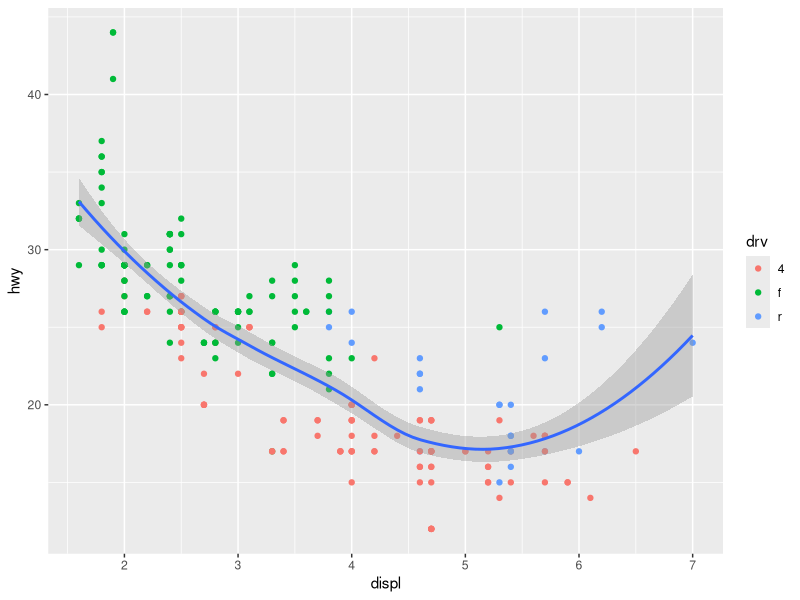
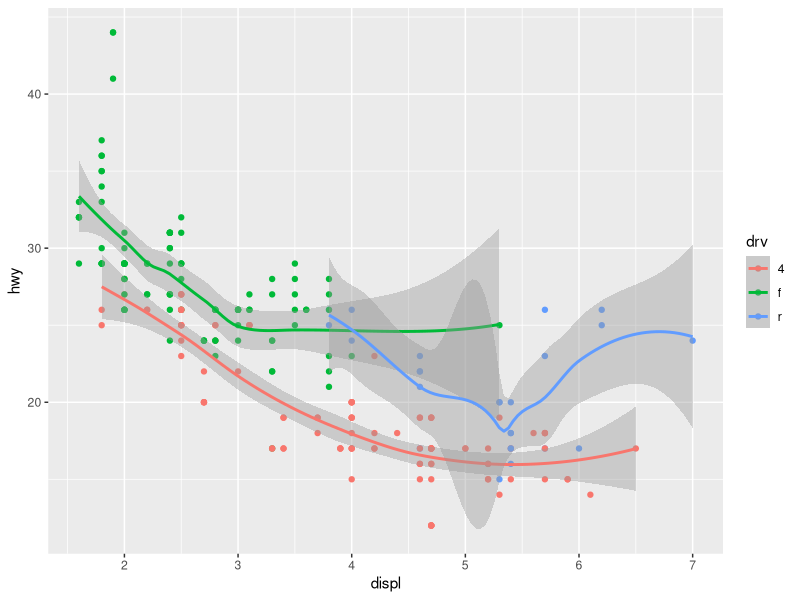
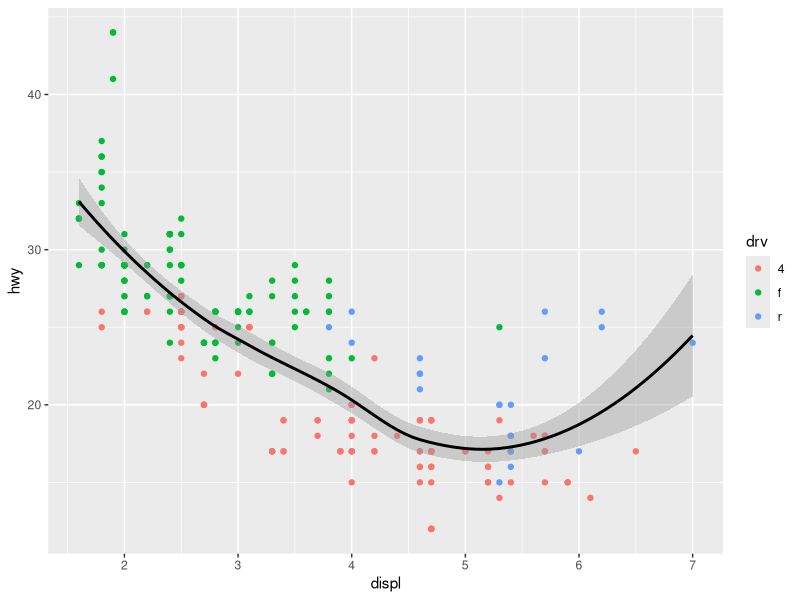
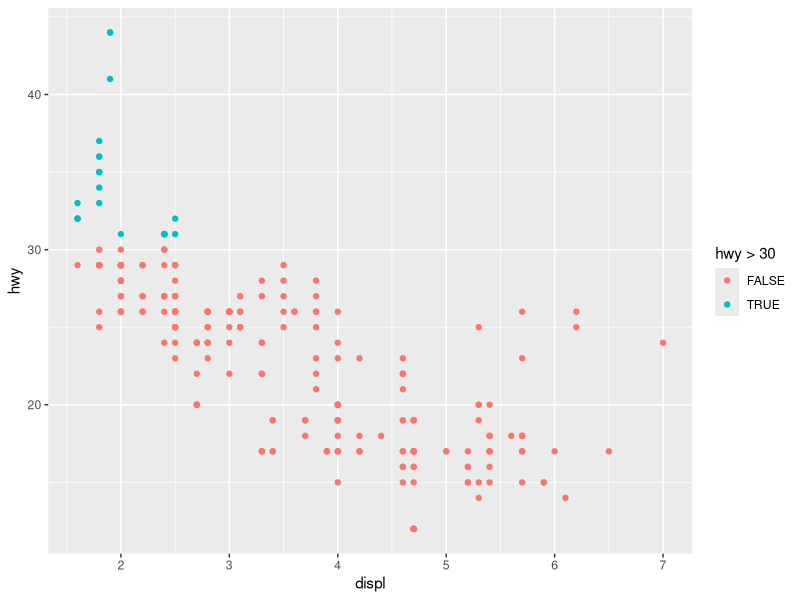
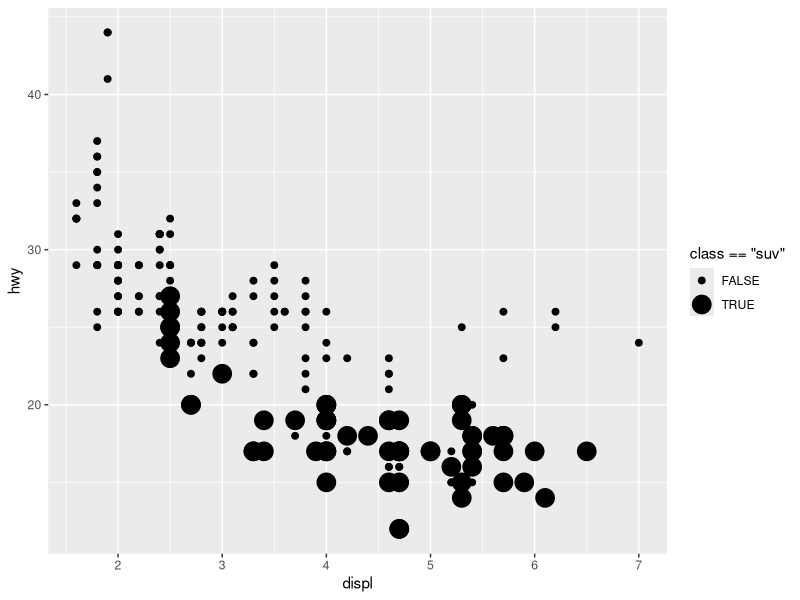
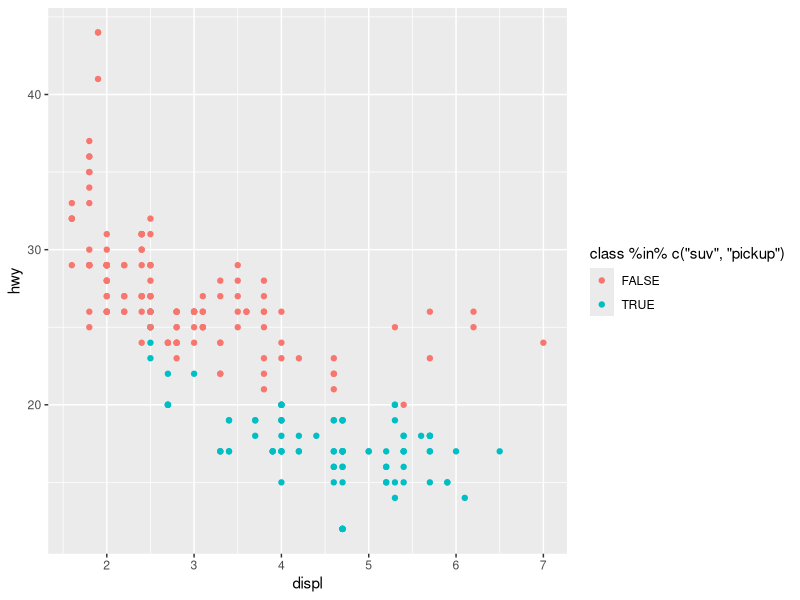
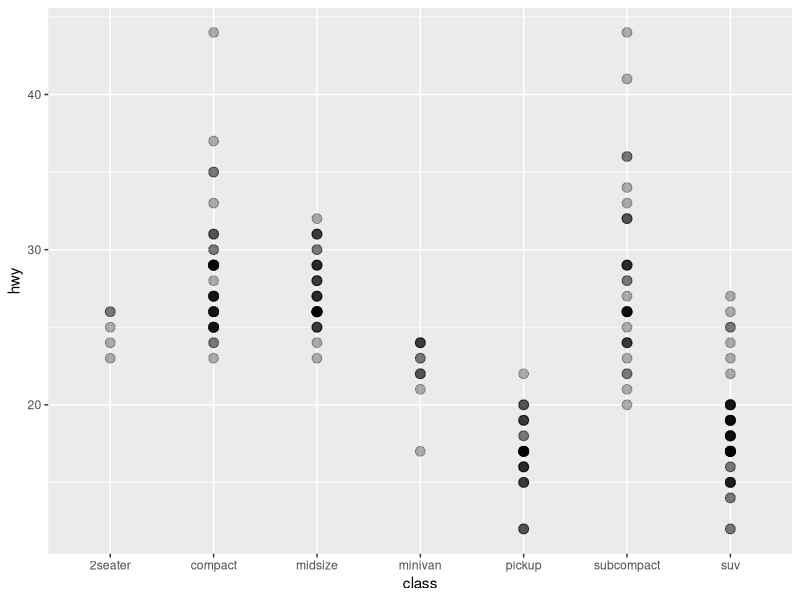
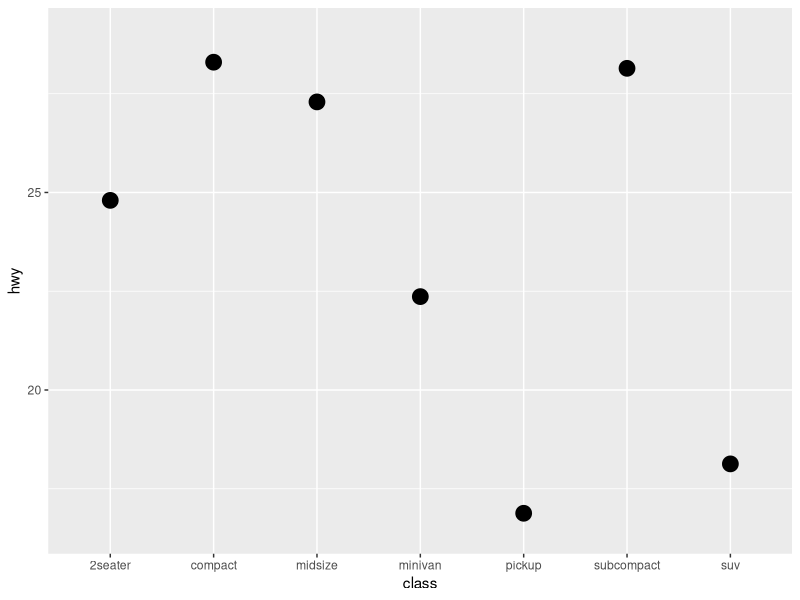

Generate these figures, in order, with R:
## ---- chunk 1
library(ggplot2)

# local
ggplot(mpg, aes(x = displ, y = hwy)) +
  geom_point(aes(color = drv)) +
  geom_smooth()

# global
ggplot(mpg, aes(
  x = displ, y = hwy,
  color = drv
)) +
  geom_point() +
  geom_smooth()

# overwrite
ggplot(mpg, aes(
  x = displ, y = hwy,
  color = drv
)) +
  geom_point() +
  geom_smooth(color = "black")
## ---- chunk 2
# numeric
ggplot(mpg, aes(x = displ, y = hwy)) +
  geom_point(
    aes(color = hwy > 30)
  )

# categorical
ggplot(mpg, aes(x = displ, y = hwy)) +
  geom_point(
    aes(size = class == "suv")
  )

# multiple values
ggplot(mpg, aes(x = displ, y = hwy)) +
  geom_point(
    aes(color = class %in% c("suv", "pickup"))
  )
## ---- chunk 3
# default stat
ggplot(mpg, aes(x = class, y = hwy)) +
  geom_point(
    alpha = .3, size = 3,
    # default: draw data as it is
    stat = "identity"
  )

# custom stat
ggplot(mpg, aes(x = class, y = hwy)) +
  geom_point(
    size = 5,
    # custom: first calculate summary (mean by default)
    stat = "summary"
  )
## ---- chunk 4
# geom approach
ggplot(mpg, aes(y = class)) +
  geom_bar(
    # default transformation:
    # calculate counts per group
    stat = "count"
  )

# stat approach
ggplot(mpg, aes(y = class)) +
  stat_count(
    # default geometry:
    # draw a bar per group
    geom = "bar",
    # these arguments are ignored until
    # you change the geom to point
    shape = "🚗",
    size = 10
  )
## ---- chunk 5
ggplot(mpg, aes(x = class, y = hwy)) +
  stat_summary()
## ---- chunk 6
# mean on top of a boxplot
ggplot(mpg, aes(x = class, y = hwy)) +
  geom_boxplot() +
  stat_summary(
    geom = "point",
    size = 4,
    shape = 23,
    color = "#00978A",
    fill = "#88EBDD",
    stroke = 1.2
  )

# after_stat to access value after calculation
ggplot(mpg, aes(x = class, y = hwy)) +
  geom_hline(yintercept = 20, color = "gray60") +
  geom_boxplot() +
  stat_summary(
    fun = mean,
    geom = "point",
    size = 4,
    shape = 23,
    aes(fill = after_stat(y) > 20),
    stroke = 1.2
  )
## ---- chunk 7
# mean_sdl() is a handy helper that draws mean ± SD intervals — but by default, it shows mean ± 2 × SD. To change that, we have to use the fun.args argument.
ggplot(mpg, aes(x = class, y = hwy)) +
  stat_summary(
    fun.data = mean_sdl,
    fun.args = list(mult = 1)
  )

# Alternatively, you can pass your own functions — it's a bit more intimidating maybe, but actually not that difficult. This is how you calculate mean ± SD manually.
ggplot(mpg, aes(x = class, y = hwy)) +
  stat_summary(
    fun = mean,
    fun.max = function(y) mean(y) + sd(y),
    fun.min = function(y) mean(y) - sd(y)
  )
## ---- chunk 8
ggplot(mpg, aes(x = class, y = hwy)) +
  stat_summary(
    geom = "errorbar",
    fun.max = function(y) mean(y) + sd(y),
    fun.min = function(y) mean(y) - sd(y),
    width = .3
  ) +
  stat_summary(
    geom = "point",
    fun = mean,
    size = 2
  ) +
  stat_summary(
    geom = "text",
    fun = mean,
    aes(label = after_stat(round(y, 1))),
    hjust = -0.3
  )
## ---- chunk 9
ggplot(mpg, aes(x = class, y = hwy)) +
  geom_boxplot() +
  stat_summary(
    geom = "point",
    size = 4,
    color = "red",
    shape = 1,
    stroke = 2
  ) +
  stat_summary(
    fun = min,
    geom = "point",
    shape = 17, # triangle
    size = 3,
    color = "#00978A"
  ) +
  stat_summary(
    fun = max,
    geom = "point",
    shape = 15, # square
    size = 3,
    color = "#00978A"
  )
## ---- chunk 10
df <- data.frame(
  year = rep(factor(2018:2024), times = 5),
  scoops = c(180, 190, 160, 175, 200, 210, 195, 70, 75, 60, 65, 70, 78, 73, 40, 50, 45, 48, 60, 66, 58, 120, 140, 130, 185, 160, 175, 230, 80, 95, 85, 88, 110, 120, 105),
  flavor = rep(c("Classic Vanilla", "Chocolate", "Mango Sorbet", "Special Flavor", "Strawberry"), each = 7)
)

ggplot(df, aes(x = flavor, y = scoops)) +
  stat_summary(
    aes(color = flavor),
    geom = "point",
    fun = mean,
    shape = 4,
    stroke = 4,
    size = 6
  ) +
  geom_point(
    aes(fill = flavor),
    shape = 21, size = 3, alpha = 0.5
  ) +
  theme_minimal() +
  # this removes all legends
  theme(legend.position = "none")
## ---- chunk 11
set.seed(42)
df <- data.frame(
  subject = sample(c("Math", "Science", "History", "English"), size = 60, replace = TRUE),
  grade = sample(c("A", "B", "C", "D"), size = 60, replace = TRUE),
  n = sample(1:10, size = 60, replace = TRUE) # students in each exam
)

ggplot(df, aes(x = grade, y = subject, z = n)) +
  stat_summary_2d(
    fun = sum,
    color = "white",
    linewidth = 0.6
  )
## ---- chunk 12
# discrete
ggplot(msleep, aes(x = vore, y = sleep_rem)) +
  geom_boxplot() +
  scale_x_discrete(
    # change axis title
    name = "Diet",
    # overwrite labels on x-axis
    labels = c("carni" = "Carnivore", "herbi" = "Herbivore", "insecti" = "Insectivore", "omni" = "Omnivore"),
    # reorder categories
    limits = c("herbi", "omni", "carni", "insecti"),
    # remove unknown group
    na.translate = FALSE,
    # place on the top of the panel
    position = "top"
  )

# continuous
ggplot(msleep, aes(x = vore, y = sleep_rem)) +
  geom_boxplot() +
  scale_y_continuous(
    # change axis title
    name = "Hours of REM sleep",
    # adjust limits (may filter data!)
    limits = c(NA, 3),
    # control padding on bottom and top
    expand = expansion(add = c(.2, .5)),
    # set tick marks
    breaks = c(0, 0.75, 1, 1.25, 1.5, 1.75, 2, 2.25, 3), # custom steps
    # breaks = seq(0, 3, by = 0.5), # regular steps
    # add an additional axis on the right
    sec.axis = dup_axis()
  )
## ---- chunk 13
# discrete
ggplot(msleep, aes(x = sleep_total, y = sleep_rem)) +
  geom_point(aes(fill = vore, shape = vore), size = 4) +
  scale_fill_discrete(
    # change legend title
    name = "Diet:",
    # apply custom fill colors
    type = c("#d13760", "#00978a", "#663e8e", "#c69612"),
    # overwrite labels in legend
    labels = c("carni" = "Carnivore", "herbi" = "Herbivore", "insecti" = "Insectivore", "omni" = "Omnivore")
  ) +
  # scale_shape() is the default but to set
  # custom shapes, we need scale_shape_manual()
  scale_shape_manual(
    # change legend title
    name = "Diet:",
    # apply custom shapes
    values = 21:24, na.value = 4,
    # overwrite labels in legend
    labels = c("carni" = "Carnivore", "herbi" = "Herbivore", "insecti" = "Insectivore", "omni" = "Omnivore")
  )

# continuous
ggplot(msleep, aes(x = sleep_total, y = sleep_rem)) +
  geom_point(aes(fill = awake, size = awake), shape = 21) +
  scale_fill_continuous(
    # change legend title
    name = "Hours awake:",
    # apply a different (in-built) palette
    type = "viridis", direction = -1,
    # change color for NA category
    na.value = "grey70",
    # add this to merge the 2 legends type
    # guide = guide_legend()
    # set legend steps
    breaks = 1:4*5
  ) +
  scale_size(
    # change legend title
    name = "Hours awake:",
    # adjust bubble sizes
    range = c(1, 4)
  )
## ---- chunk 14
ggplot(msleep, aes(x = sleep_total, y = sleep_rem)) +
  geom_point(aes(fill = awake, size = awake), shape = 21) +
  scale_fill_binned(
    # change legend title
    name = "Hours awake:",
    # apply a different (in-built) palette
    type = "viridis", direction = -1,
    # change guide to merge legend
    guide = guide_bins()
  ) +
  scale_size_binned(
    # change legend title
    name = "Hours awake:",
    # adjust bubble sizes
    range = c(1, 4)
  )
## ---- chunk 15
set.seed(123)
x <- (1:10)*100
dat <- data.frame(x = x, y = rnorm(100, 1000, 250) * x)

ggplot(dat, aes(x = x, y = y)) +
  geom_point() +
  stat_smooth(method = "lm") +
  # apply log transformation to x axis
  scale_x_log10() +
  # revert y axis
  scale_y_reverse()
## ---- chunk 16
ggplot(mpg, aes(x = factor(year), y = hwy)) +
  geom_boxplot(aes(fill = drv)) +
  scale_fill_brewer(
    palette = "Set2",
    name = "Drive train"
  )
## ---- chunk 17
df <- data.frame(x = 0:10, y = -5:5)

ggplot(df, aes(x, y, fill = y)) +
  geom_col(color = "grey30") +
  scale_fill_gradient2(
    low = "#d13760",
    mid = "white",
    high = "#663e8e",
    midpoint = 0,
    name = "Deviance"
  ) +
  geom_hline(yintercept = 0, color = "grey30")
## ---- chunk 18
library(palmerpenguins) # make penguins data available

# Define label positions and text
position <- data.frame(
  x = c(34, 50, 57),
  y = c(20, 13, 19),
  label = c("Adelie", "Gentoo", "Chinstrap")
)

ggplot(penguins, aes(x = bill_length_mm, y = bill_depth_mm, color = species)) +
  geom_point(aes(size = body_mass_g), alpha = 0.7) +
  geom_text(
    data = position,
    aes(x = x, y = y, label = label, color = label),
    size = 6, fontface = "bold"
  ) +
  scale_color_discrete(guide = "none")
## ---- chunk 19
# Temperature data in Celsius (Barcelona, 2024)
temp_barcelona <- data.frame(
  month = 1:12,
  temp_avg = c(8.3, 9.4, 11.7, 13.3, 16.7, 21.1, 23.9, 24.4, 21.7, 17.2, 12.2,
8.9)
)

ggplot(temp_barcelona, aes(x = month, y = temp_avg)) +
  geom_line() +
  geom_point() +
  scale_y_continuous(
    name = "Temperature (°C)",
    breaks = seq(0, 25, by = 5),
    sec.axis = sec_axis(
      trans = ~ . * 9/5 + 32,
      name = "Temperature (°F)",
      breaks = seq(45, 80, by = 5)
    )
  )
